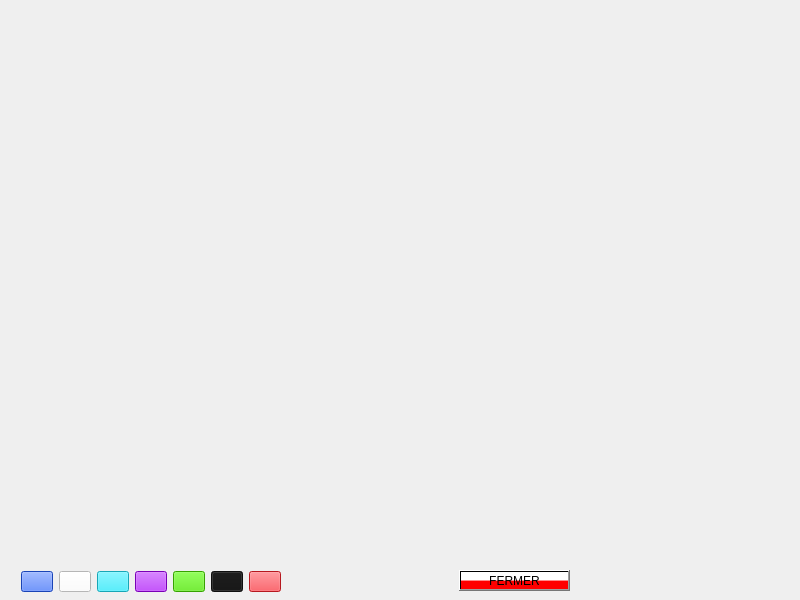
<?xml version="1.0" encoding="UTF-8"?>
<ui version="4.0">
 <class>filtre</class>
 <widget class="QDialog" name="filtre">
  <property name="geometry">
   <rect>
    <x>0</x>
    <y>0</y>
    <width>800</width>
    <height>600</height>
   </rect>
  </property>
  <property name="windowTitle">
   <string>Dialog</string>
  </property>
  <widget class="QPushButton" name="pushButton">
   <property name="geometry">
    <rect>
     <x>459</x>
     <y>570</y>
     <width>111</width>
     <height>21</height>
    </rect>
   </property>
   <property name="styleSheet">
    <string notr="true">background-color: qlineargradient(spread:pad, x1:0, y1:0, x2:0, y2:1, stop:0 rgba(255, 255, 255, 255), stop:0.495 rgba(255, 255, 255, 255), stop:0.505 rgba(255, 0, 0, 255), stop:1 rgba(255, 0, 0, 255));</string>
   </property>
   <property name="text">
    <string>FERMER</string>
   </property>
  </widget>
  <widget class="QPushButton" name="bleu">
   <property name="geometry">
    <rect>
     <x>21</x>
     <y>571</y>
     <width>32</width>
     <height>21</height>
    </rect>
   </property>
   <property name="styleSheet">
    <string notr="true">background-color: rgb(37, 95, 255);
color: rgb(0, 85, 255);</string>
   </property>
   <property name="text">
    <string/>
   </property>
  </widget>
  <widget class="QPushButton" name="noirblanc">
   <property name="geometry">
    <rect>
     <x>59</x>
     <y>571</y>
     <width>32</width>
     <height>21</height>
    </rect>
   </property>
   <property name="styleSheet">
    <string notr="true">background-color: rgb(255, 255, 255);</string>
   </property>
   <property name="text">
    <string/>
   </property>
  </widget>
  <widget class="QPushButton" name="ocean">
   <property name="geometry">
    <rect>
     <x>97</x>
     <y>571</y>
     <width>32</width>
     <height>21</height>
    </rect>
   </property>
   <property name="styleSheet">
    <string notr="true">background-color: rgb(34, 233, 255);</string>
   </property>
   <property name="text">
    <string/>
   </property>
  </widget>
  <widget class="QPushButton" name="VIOLET">
   <property name="geometry">
    <rect>
     <x>135</x>
     <y>571</y>
     <width>32</width>
     <height>21</height>
    </rect>
   </property>
   <property name="styleSheet">
    <string notr="true">background-color: rgb(170, 0, 255);

color: rgb(142, 0, 213);</string>
   </property>
   <property name="text">
    <string/>
   </property>
  </widget>
  <widget class="QPushButton" name="vert">
   <property name="geometry">
    <rect>
     <x>173</x>
     <y>571</y>
     <width>32</width>
     <height>21</height>
    </rect>
   </property>
   <property name="styleSheet">
    <string notr="true">
background-color: rgb(75, 227, 0);
color: rgb(0, 85, 0);
</string>
   </property>
   <property name="text">
    <string/>
   </property>
  </widget>
  <widget class="QPushButton" name="noir">
   <property name="geometry">
    <rect>
     <x>211</x>
     <y>571</y>
     <width>32</width>
     <height>21</height>
    </rect>
   </property>
   <property name="styleSheet">
    <string notr="true">background-color: rgb(20,20,20);
</string>
   </property>
   <property name="text">
    <string/>
   </property>
  </widget>
  <widget class="QPushButton" name="pushButton_7">
   <property name="geometry">
    <rect>
     <x>249</x>
     <y>571</y>
     <width>32</width>
     <height>21</height>
    </rect>
   </property>
   <property name="styleSheet">
    <string notr="true">
background-color: rgb(255, 33, 44);</string>
   </property>
   <property name="text">
    <string/>
   </property>
  </widget>
 </widget>
 <resources/>
 <connections/>
</ui>
